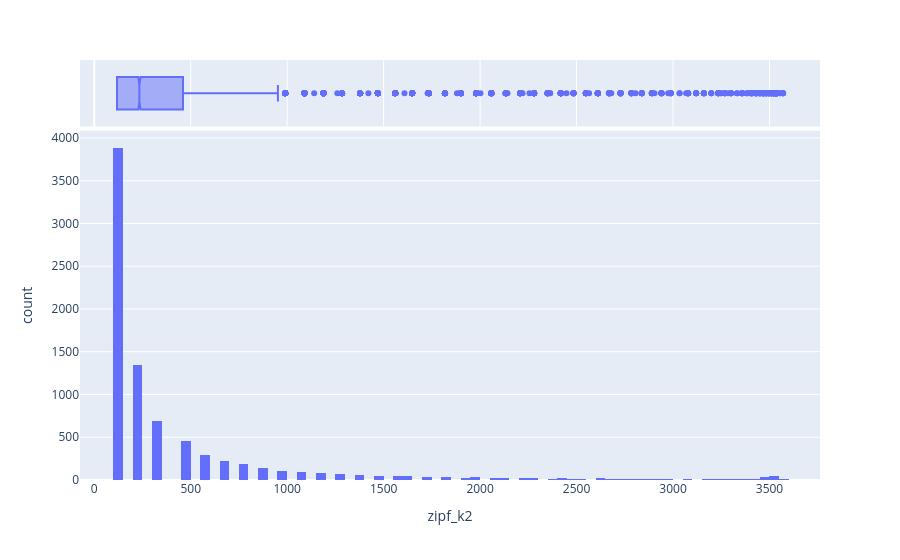

Notebook cell for this chart:
### Code cell
px.histogram(VOCAB, 'zipf_k2', marginal='box')

### Figure 1 — Plotly figure (JSON) as saved in the notebook; plotly's stock layout.template omitted (floating-point values rounded to 4 significant figures; data arrays with more than 128 entries replaced by an {"elided": "..."} marker saying what was removed)
{"data": [{"bingroup": "x", "hovertemplate": "zipf_k2=%{x}<br>count=%{y}<extra></extra>", "legendgroup": "", "marker": {"color": "#636efa", "pattern": {"shape": ""}}, "name": "", "orientation": "v", "showlegend": false, "type": "histogram", "x": {"elided": "8290 int values"}, "xaxis": "x", "yaxis": "y"}, {"hovertemplate": "zipf_k2=%{x}<extra></extra>", "legendgroup": "", "marker": {"color": "#636efa"}, "name": "", "notched": true, "showlegend": false, "type": "box", "x": {"elided": "8290 int values"}, "xaxis": "x2", "yaxis": "y2"}], "layout": {"barmode": "relative", "legend": {"tracegroupgap": 0}, "margin": {"t": 60}, "xaxis": {"anchor": "y", "domain": [0, 1], "title": {"text": "zipf_k2"}}, "xaxis2": {"anchor": "y2", "domain": [0, 1], "matches": "x", "showgrid": true, "showticklabels": false}, "yaxis": {"anchor": "x", "domain": [0, 0.8316], "title": {"text": "count"}}, "yaxis2": {"anchor": "x2", "domain": [0.8416, 1], "matches": "y2", "showgrid": false, "showline": false, "showticklabels": false, "ticks": ""}}}
